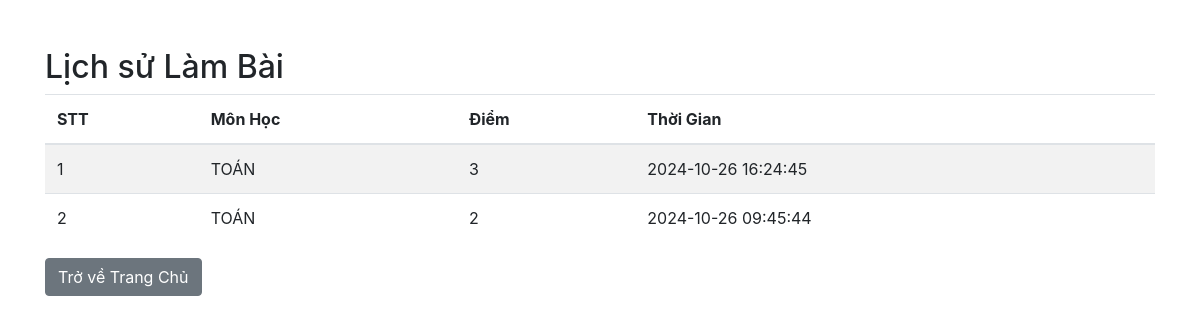
Page /history.php (signed in) on the committed database.
### tables this page shows
CREATE TABLE `quiz_history` (
  `id` int(11) NOT NULL,
  `user_id` int(11) NOT NULL,
  `subject` varchar(255) NOT NULL,
  `score` int(11) NOT NULL,
  `date_taken` datetime DEFAULT current_timestamp()
);

### history.php (the view, shortened to what this page needs)
<?php
include("php/config.php");
$userId = $_SESSION['id'];
$query = "SELECT * FROM quiz_history WHERE user_id = $userId ORDER BY date_taken DESC";
$result = mysqli_query($con, $query);
?>
<!DOCTYPE html>
<html lang="en">
<head>
    <link rel="stylesheet" href="style/style1.css">
    <link rel="stylesheet" href="style/style2.css">
    <link rel="stylesheet" href="https://maxcdn.bootstrapcdn.com/bootstrap/4.4.1/css/bootstrap.min.css">
</head>
<body>
    <div class="container mt-5">
        <h2>Lịch sử Làm Bài</h2>
        <?php if (mysqli_num_rows($result) > 0) { ?>
            <table class="table table-striped">
                <thead>
                    <tr>
                        <th>STT</th>
                        <th>Môn Học</th>
                        <th>Điểm</th>
                        <th>Thời Gian</th>
                    </tr>
                </thead>
                <tbody>
                    <?php
                    $index = 1;
                    while ($row = mysqli_fetch_assoc($result)) {
                        echo "<tr>";
                        echo "<td>" . $index++ . "</td>";
                        echo "<td>" . htmlspecialchars($row['subject']) . "</td>";
                        echo "<td>" . htmlspecialchars($row['score']) . "</td>";
                        echo "<td>" . htmlspecialchars($row['date_taken']) . "</td>";
                        echo "</tr>";
                    }
                    ?>
                </tbody>
            </table>
        <?php } else { ?>
            <div class="alert alert-info" role="alert">
                Bạn chưa có lịch sử làm bài nào.
            </div>
        <?php } ?>
        <a href="trangchu.php" class="btn btn-secondary">Trở về Trang Chủ</a>
    </div>
</body>
</html>

### style/style2.css (style rules this page uses)
* { margin: 0; padding: 0; box-sizing: border-box; }

### rows in the picture
quiz_history: subject "TOÁN", score "3", date_taken "2024-10-26 16:24:45"
quiz_history: subject "TOÁN", score "2", date_taken "2024-10-26 09:45:44"
